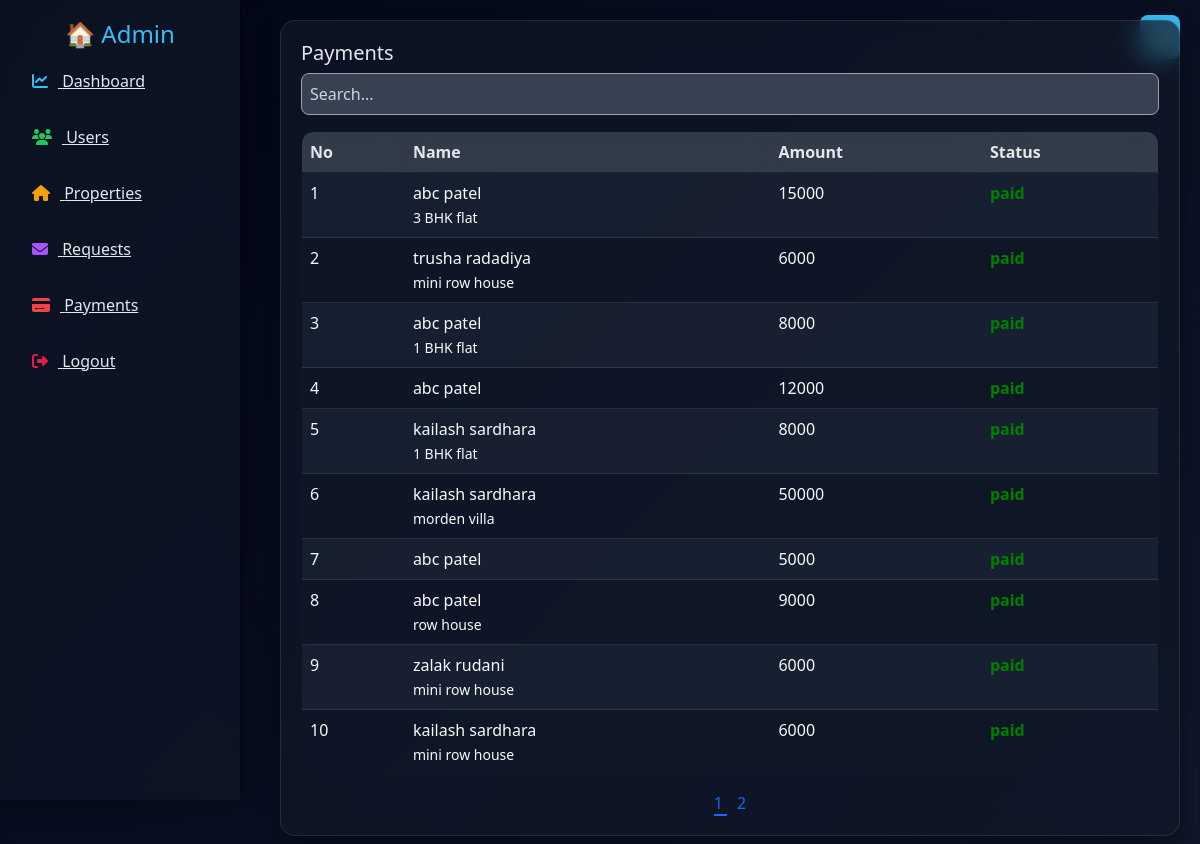
The page /admin.php?page=payments (signed in) on the database its author committed.
### tables this page shows
CREATE TABLE `payments` (
  `id` int(11) NOT NULL,
  `tenant_id` int(11) DEFAULT NULL,
  `property_id` int(11) DEFAULT NULL,
  `amount` int(11) DEFAULT NULL,
  `status` enum('paid','unpaid') DEFAULT 'unpaid',
  `payment_id` varchar(255) DEFAULT NULL,
  `created_at` timestamp NOT NULL DEFAULT current_timestamp(),
  `method` varchar(50) DEFAULT NULL,
  `proof` varchar(255) DEFAULT NULL
);

CREATE TABLE `users` (
  `id` int(11) NOT NULL,
  `name` varchar(50) NOT NULL,
  `email` varchar(50) NOT NULL,
  `phone` varchar(20) DEFAULT NULL,
  `password` varchar(255) NOT NULL,
  `role` enum('admin','owner','tenant') NOT NULL DEFAULT 'tenant',
  `otp` varchar(6) DEFAULT NULL,
  `is_verified` tinyint(1) DEFAULT 0
);

CREATE TABLE `properties` (
  `id` int(11) NOT NULL,
  `name` varchar(100) DEFAULT NULL,
  `city` varchar(50) DEFAULT NULL,
  `type` enum('flat','house') DEFAULT NULL,
  `rent` int(11) DEFAULT NULL,
  `description` text DEFAULT NULL,
  `image` text DEFAULT NULL,
  `owner_id` int(11) DEFAULT NULL,
  `location` varchar(255) DEFAULT NULL,
  `price` int(11) DEFAULT NULL,
  `title` varchar(255) DEFAULT NULL,
  `availability_from` date DEFAULT NULL,
  `availability_to` date DEFAULT NULL
);

### payments.php (the view, shortened to what this page needs)
<?php
$conn = new mysqli("localhost","root","","home_rental_system");
$limit = 10;
$page = isset($_GET['pno']) ? intval($_GET['pno']) : 1;
$page = max($page,1);
$start = ($page - 1) * $limit;
$search = isset($_GET['search']) ? trim($_GET['search']) : '';
if($search != ""){
    $total_result = $conn->query("
        SELECT COUNT(*) as total
        FROM payments pay
        LEFT JOIN users u ON pay.tenant_id = u.id
        LEFT JOIN properties p ON pay.property_id = p.id
        WHERE u.name LIKE '%$search%'
           OR p.title LIKE '%$search%'
           OR pay.amount LIKE '%$search%'
           OR pay.status LIKE '%$search%'
    ");
}else{
    $total_result = $conn->query("SELECT COUNT(*) as total FROM payments");
}
$total_row = $total_result->fetch_assoc();
$total_records = $total_row['total'];
$total_pages = ceil($total_records / $limit);
if($search != ""){
    $p = $conn->query("
        SELECT pay.id, u.name AS user_name, p.title AS property_name, pay.amount, pay.status
        FROM payments pay
        LEFT JOIN users u ON pay.tenant_id = u.id
        LEFT JOIN properties p ON pay.property_id = p.id
        WHERE u.name LIKE '%$search%'
           OR p.title LIKE '%$search%'
           OR pay.amount LIKE '%$search%'
           OR pay.status LIKE '%$search%'
    ");
}else{
    $p = $conn->query("
        SELECT pay.id, u.name AS user_name, p.title AS property_name, pay.amount, pay.status
        FROM payments pay
        LEFT JOIN users u ON pay.tenant_id = u.id
        LEFT JOIN properties p ON pay.property_id = p.id
        LIMIT $start, $limit
    ");
}
$sr = $start + 1;
?>
<div class="card-box">
<h5>Payments</h5>
<input type="text" id="searchBox" class="form-control mb-3" placeholder="Search..."
style="background:#374151; color:#fff; border:1px solid #9ca3af;">
<div id="tableArea">
<table class="table">
<thead>
<tr>
<th>No</th>
<th>Name</th>
<th>Amount</th>
<th>Status</th>
</tr>
</thead>
<tbody>
<?php while($row=$p->fetch_assoc()){ ?>
<tr>
<td><?=$sr++?></td>
<td>
<?=$row['user_name']?> <br>
<small><?=$row['property_name']?></small>
</td>
<td><?=$row['amount']?></td>
<td>
<?php
$status = strtolower($row['status']);
$color = "gray";
if($status=="paid" || $status=="completed") $color="green";
elseif($status=="failed") $color="red";
elseif($status=="pending") $color="orange";
?>
<span style="color:<?=$color?>; font-weight:bold;">
<?=$row['status']?>
</span>
</td>
</tr>
<?php } ?>
</tbody>
</table>
</div>
<?php if($search == ""){ ?>
<div style="text-align:center; margin-top:15px;">
<?php for($i = 1; $i <= $total_pages; $i++){ ?>
    <a href="?page=payments&pno=<?=$i?>"
       style="margin:0 5px; text-decoration:none;
              <?=($i==$page) ? 'border-bottom:2px solid #2563eb; color:#2563eb;' : 'color:#2563eb;'?>">
        <?=$i?>
    </a>
<?php } ?>
</div>
<?php } ?>
</div>

### admin.php (style rules this page uses)
:root { --bg:#020617; --card:rgba(17,24,39,0.7); --text:#e5e7eb; --accent:#38bdf8; --glass:blur(12px); }
body { background:linear-gradient(135deg,#020617,#0f172a); color:var(--text); font-family:Segoe UI; transition:0.3s; }
.card-box { background:var(--card); backdrop-filter:var(--glass); border-radius:15px; padding:20px; margin-bottom:20px; border:1px solid rgba(255,255,255,0.1); box-shadow:0 10px 25px rgba(0,0,0,0.4); }
.table { border-radius:12px; overflow:hidden; border:1px solid rgba(255,255,255,0.1); }
.table th { background:rgba(75,85,99,0.6) !important; color:#e5e7eb; backdrop-filter:blur(10px); }
.table td { background:rgba(31,41,55,0.6) !important; color:#f9fafb; }
.table tr:nth-child(even) td { background:rgba(17,24,39,0.6) !important; }
input, #searchBox { background:#374151; border:1px solid #9ca3af; color:#fff; border-radius:8px; padding:8px; }
input::placeholder, #searchBox::placeholder { color:#d1d5db; }

### rows shown on the page
payments: users.name "abc patel", property.title "3 BHK flat", amount "15000", status "paid"
payments: users.name "trusha radadiya", property.title "mini row house", amount "6000", status "paid"
payments: users.name "abc patel", property.title "1 BHK flat", amount "8000", status "paid"
payments: users.name "abc patel", amount "12000", status "paid"
payments: users.name "kailash sardhara", property.title "1 BHK flat", amount "8000", status "paid"
payments: users.name "kailash sardhara", property.title "morden villa", amount "50000", status "paid"
payments: users.name "abc patel", amount "5000", status "paid"
payments: users.name "abc patel", property.title "row house", amount "9000", status "paid"
payments: users.name "zalak rudani", property.title "mini row house", amount "6000", status "paid"
payments: users.name "kailash sardhara", property.title "mini row house", amount "6000", status "paid"
